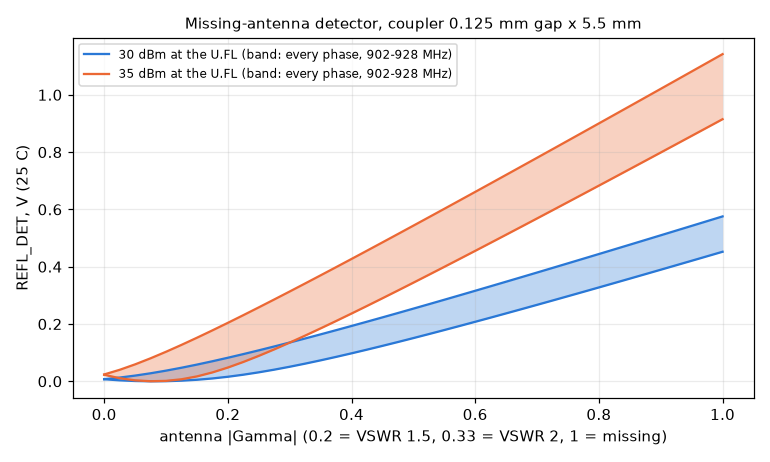

Write Python code to recreate this figure.
# -*- coding: utf-8 -*-
"""Missing-antenna detector: size the printed coupler on the 6-layer stack and predict REFL_DET.

Stack (src/pcb.py, JLC06161H-2116B): F.Cu (35 um, solder mask ~15 um, er 3.8) over 0.1164 mm of 2116
prepreg (er 4.16) to the solid In1 ground.  Cross-section (left to right):
    top ground pour | g_out | main ANT line 0.22 | s | coupled line w_c | g_out | top ground pour
The even/odd parameters come from a 2-D finite-difference Laplace solve of that cross-section (with
and without dielectric), checked against src/impedance.py's closed form for the plain 0.22 / 0.18 mm
line.  The coupler is then a 4-port (even/odd transmission lines) inside the actual terminations:
    main line: filter (50 ohm source) -> coupler -> U.FL (antenna, |Gamma| at every phase)
    coupled line: filter end -> 49.9 R to GND;  U.FL end -> BAT15-02EL -> REFL_DET (1 nF || 100 k)
The detector DC level is solved from the diode equation averaged over an RF cycle (peak detector
with a resistive load), at -40 / 25 / 85 C.

    tools/kd python3 sim/rf/coupler.py      # from products/mesh-radio; writes coupler.txt, coupler.png
"""
import math
import os
import sys

import numpy as np
import scipy.sparse as sp
import scipy.sparse.linalg as spla
from scipy.optimize import brentq
from scipy.special import i0e
import matplotlib
matplotlib.use('Agg')
import matplotlib.pyplot as plt   # noqa: E402

HERE = os.path.dirname(os.path.abspath(__file__))
sys.path.insert(0, HERE)
sys.path.insert(0, os.path.join(HERE, '..', '..', 'src'))
import rflib as R   # noqa: E402

EPS0 = 8.854e-12
C0 = 299792458.0
H, ER, T_CU = 0.1164, 4.16, 0.035          # mm
MASK_T, MASK_ER = 0.015, 3.8               # mm over copper; gaps filled to copper top + MASK_T (ASSUMED)
W_DRAWN, G_DRAWN = 0.22, 0.18             # the line as drawn (impedance.py)
W_MAIN, G_OUT = 0.17, 0.25                 # 50 ohm with 35 um copper and mask (this solver; see coupler.txt)
DX = 0.0025
F0 = 915e6
OUT = []


def out(s=''):
    OUT.append(s)
    print(s)


# ----------------------------------------------------------------------------- 2-D field solve
def cross_section(strips, dx=DX, top=1.0, pour=0.6):
    """strips: list of (x0, x1) for the signal strips (mm).  Ground pours lie outside
    [min(x0) - G_OUT, max(x1) + G_OUT].  Returns the Maxwell capacitance matrices (F/m)
    with dielectrics and in air."""
    xl = min(a for a, b in strips) - G_OUT
    xr = max(b for a, b in strips) + G_OUT
    X0, X1 = xl - pour, xr + pour
    nx = int(round((X1 - X0) / dx))
    ny = int(round(top / dx))
    xs = X0 + dx * np.arange(nx + 1)
    ys = dx * np.arange(ny + 1)
    j_sub = int(round(H / dx))
    j_cu = int(round((H + T_CU) / dx))
    j_mask = int(round((H + T_CU + MASK_T) / dx))
    cond = np.full((nx + 1, ny + 1), -1, dtype=int)      # -1 free, 0 ground, k>0 strip k
    cond[:, 0] = 0
    cond[:, -1] = 0
    cond[0, :] = 0
    cond[-1, :] = 0
    for i, x in enumerate(xs):
        if x <= xl + 1e-9 or x >= xr - 1e-9:
            cond[i, j_sub:j_cu + 1] = 0
        for k, (a, b) in enumerate(strips, 1):
            if a - 1e-9 <= x <= b + 1e-9:
                cond[i, j_sub:j_cu + 1] = k

    def solve(eps_cell):
        idx = -np.ones((nx + 1, ny + 1), dtype=int)
        free = cond < 0
        idx[free] = np.arange(free.sum())
        n = free.sum()
        rows, cols, vals = [], [], []
        nstrip = len(strips)
        rhs = np.zeros((n, nstrip))
        # edge coefficients
        ex = np.zeros((nx, ny + 1))            # between (i,j)-(i+1,j)
        ex[:, 1:-1] = 0.5 * (eps_cell[:, :-1] + eps_cell[:, 1:])
        ex[:, 0] = eps_cell[:, 0]
        ex[:, -1] = eps_cell[:, -1]
        ey = np.zeros((nx + 1, ny))            # between (i,j)-(i,j+1)
        ey[1:-1, :] = 0.5 * (eps_cell[:-1, :] + eps_cell[1:, :])
        ey[0, :] = eps_cell[0, :]
        ey[-1, :] = eps_cell[-1, :]
        diag = np.zeros(n)
        ii, jj = np.nonzero(free)
        nbrs = [((ii + 1, jj), ex[np.minimum(ii, nx - 1), jj]), ((ii - 1, jj), ex[np.maximum(ii - 1, 0), jj]),
                ((ii, jj + 1), ey[ii, np.minimum(jj, ny - 1)]), ((ii, jj - 1), ey[ii, np.maximum(jj - 1, 0)])]
        me = idx[ii, jj]
        for (ni, nj), coef in nbrs:
            diag += coef
            other = cond[ni, nj]
            isfree = other < 0
            rows.append(me[isfree])
            cols.append(idx[ni[isfree], nj[isfree]])
            vals.append(-coef[isfree])
            for k in range(1, nstrip + 1):
                m = other == k
                rhs[me[m], k - 1] += coef[m]
        A = sp.csr_matrix((np.concatenate(vals + [diag]), (np.concatenate(rows + [me]), np.concatenate(cols + [me]))),
                          shape=(n, n))
        lu = spla.splu(A.tocsc())
        Cm = np.zeros((nstrip, nstrip))
        for k in range(nstrip):
            phi = np.zeros((nx + 1, ny + 1))
            phi[cond == k + 1] = 1.0
            phi[free] = lu.solve(rhs[:, k])
            # charge on each strip = sum of flux out of its nodes into free/other nodes
            for q in range(nstrip):
                qi, qj = np.nonzero(cond == q + 1)
                tot = 0.0
                for (di, dj, e) in ((1, 0, ex), (-1, 0, ex), (0, 1, ey), (0, -1, ey)):
                    ni, nj = qi + di, qj + dj
                    ok = cond[ni, nj] != q + 1
                    ei = np.minimum(qi, ni)[ok] if di else qi[ok]
                    ej = np.minimum(qj, nj)[ok] if dj else qj[ok]
                    coef = e[ei, ej]
                    tot += np.sum(coef * (phi[qi[ok], qj[ok]] - phi[ni[ok], nj[ok]]))
                Cm[q, k] = EPS0 * tot
        return Cm

    eps = np.ones((nx, ny))
    yc = 0.5 * (ys[:-1] + ys[1:])
    eps[:, yc < H] = ER
    mask = (yc >= H) & (yc < (H + T_CU + MASK_T))
    eps[:, mask] = MASK_ER
    return solve(eps), solve(np.ones((nx, ny)))


def line_params(Cd, Ca):
    L = np.linalg.inv(Ca) / C0 ** 2
    return L, Cd


def single_line(w=W_MAIN, dx=DX):
    Cd, Ca = cross_section([(0, w)], dx=dx)
    eeff = Cd[0, 0] / Ca[0, 0]
    z = 1 / (C0 * math.sqrt(Cd[0, 0] * Ca[0, 0]))
    return z, eeff


def coupled(s, wc=None, dx=DX):
    wc = W_MAIN if wc is None else wc
    Cd, Ca = cross_section([(0, W_MAIN), (W_MAIN + s, W_MAIN + s + wc)], dx=dx)
    ce, co = Cd[0, 0] + Cd[0, 1], Cd[0, 0] - Cd[0, 1]
    ce0, co0 = Ca[0, 0] + Ca[0, 1], Ca[0, 0] - Ca[0, 1]
    ze = 1 / (C0 * math.sqrt(ce * ce0))
    zo = 1 / (C0 * math.sqrt(co * co0))
    return dict(ze=ze, zo=zo, ee=ce / ce0, eo=co / co0, k=(ze - zo) / (ze + zo), Cd=Cd, Ca=Ca)


# ----------------------------------------------------------------------------- coupler 4-port
def coupler_y(p, length_mm, f, loss_db_mm=0.005):
    """4x4 Y matrix (ports a1, a2, b1, b2) of a symmetric coupled pair from even/odd modes."""
    w = 2 * math.pi * f
    l = length_mm * 1e-3
    alpha = loss_db_mm * 1e3 / 8.686
    Ys = {}
    for m, z, e in (('e', p['ze'], p['ee']), ('o', p['zo'], p['eo'])):
        g = (alpha + 1j * w * math.sqrt(e) / C0) * l
        y11 = 1 / (z * np.tanh(g))
        y12 = -1 / (z * np.sinh(g))
        Ys[m] = np.array([[y11, y12], [y12, y11]])
    A = (Ys['e'] + Ys['o']) / 2
    Bm = (Ys['e'] - Ys['o']) / 2
    return np.block([[A, Bm], [Bm, A]])


def solve_ports(Y, src_v, z_src, loads):
    """Node voltages of the 4-port with a Thevenin source on a1 and admittance loads on a2, b1, b2."""
    Yt = Y.copy().astype(complex)
    Yt[0, 0] += 1 / z_src
    for k, y in loads.items():
        Yt[k, k] += y
    I = np.zeros(4, dtype=complex)
    I[0] = src_v / z_src
    return np.linalg.solve(Yt, I)


def sparams(Y, z0=50.0):
    Yt = Y + np.eye(4) / z0
    S = np.zeros((4, 4), dtype=complex)
    for k in range(4):
        I = np.zeros(4, dtype=complex)
        I[k] = 2 / z0
        V = np.linalg.solve(Yt, I)
        S[:, k] = V
    return S - np.eye(4)


# ----------------------------------------------------------------------------- detector
# BAT15-02EL: Infineon data sheet values used to set a diode equation (ASSUMED fit): VF ~0.32 V at 10 mA,
# ~0.23 V at 1 mA -> n 1.1, Is 1e-7 A at 25 C; Is ~ T^2 exp(-phi_b/(Vt)) with barrier 0.55 eV.
# Junction capacitance 0.26 pF; reverse voltage 4 V max.
DIODE = dict(n=1.1, is25=1e-7, phib=0.55, cj=0.26e-12, vr=4.0)
RL, CL = 100e3, 1e-9
DESIGNS = [(0.10, 5.5), (0.125, 5.5), (0.15, 5.5), (0.15, 8.0)]
CHOSEN = (0.125, 5.5)


def diode_is(tc):
    t = tc + 273.15
    t0 = 298.15
    vt = 8.617e-5 * t
    return DIODE['is25'] * (t / t0) ** 2 * math.exp(-DIODE['phib'] / vt + DIODE['phib'] / (8.617e-5 * t0))


def detector_vdc(vpk, tc):
    """DC at REFL_DET for an RF peak vpk (V) at the anode: mean diode current = V/RL."""
    t = tc + 273.15
    nvt = DIODE['n'] * 8.617e-5 * t
    isat = diode_is(tc)
    if vpk <= 0:
        return 0.0
    # mean of Is (exp((vpk sin - V)/nvt) - 1) over a cycle = Is (I0(vpk/nvt) exp(-V/nvt) - 1)
    f = lambda v: isat * (i0e(vpk / nvt) * math.exp(vpk / nvt - v / nvt) - 1) - v / RL
    return brentq(f, 0.0, vpk + 1.0)


def detector_zin(vpk, vdc):
    """Large-signal RF input resistance of a peak detector ~ RL/2 (plus Cj)."""
    return RL / 2


def main():
    global T_CU, MASK_T, G_OUT
    out('Mesh Radio v1 - missing-antenna detector coupler (sim/rf/coupler.py)')
    out('Stack: F.Cu %.3f mm + %.3f mm mask (er %.1f, ASSUMED) over %.4f mm 2116 (er %.2f) to In1; lines %.2f mm,'
        ' outer gap to the top pour %.2f mm.' % (T_CU, MASK_T, MASK_ER, H, ER, W_MAIN, G_OUT))
    from impedance import cpwg
    zc, ec = cpwg(W_DRAWN, G_DRAWN, H, ER)
    keep = (T_CU, MASK_T, G_OUT)
    T_CU, MASK_T, G_OUT = DX, 0.0, G_DRAWN
    zt, et = single_line(w=W_DRAWN)
    T_CU, MASK_T, G_OUT = keep
    out('Field-solver check: 0.22 mm line, 0.18 mm gaps, copper one grid cell thin and no mask: %.1f ohm (eeff %.2f);'
        % (zt, et))
    out('  impedance.py closed form for the same: %.1f ohm (eeff %.2f).  (The 2.5 um grid reads ~1 ohm low.)' % (zc, ec))
    out('The line with 35 um copper and mask (the real board):')
    for w, g in ((0.22, 0.18), (0.20, 0.18), (0.17, 0.25), (0.16, 0.18)):
        G_OUT = g
        z, e = single_line(w=w)
        out('   w %.2f mm, gap %.2f mm: %.1f ohm, eeff %.2f' % (w, g, z, e))
    G_OUT = keep[2]
    out('  -> the drawn 0.22 / 0.18 mm line is ~43-44 ohm, not 51.6 (copper side walls 0.18 mm from the pour, and the mask).')
    out('     0.17 / 0.25 mm is 50 ohm; the coupler below uses it for both lines.')
    out()
    out('Coupled pair, both lines %.2f mm, each with %.2f mm to the pour on its outer side:' % (W_MAIN, G_OUT))
    out('   gap s   Z0e    Z0o    eeff_e  eeff_o   k (dB)   Z0 = sqrt(Ze Zo)')
    pars = {}
    for s in (0.10, 0.125, 0.15, 0.20):
        p = coupled(s)
        pars[s] = p
        out('   %.3f  %5.1f  %5.1f   %.3f   %.3f   %6.1f   %5.1f' % (s, p['ze'], p['zo'], p['ee'], p['eo'],
                                                                    20 * math.log10(p['k']), math.sqrt(p['ze'] * p['zo'])))
    out()
    out('Coupler alone, 50 ohm on all ports, 915 MHz (coupling = reflected wave at the U.FL end -> diode end;')
    out('directivity = coupling minus the forward wave leaking to the same port):')
    out('   gap s  length   coupling  directivity')
    table = {}
    for s in (0.10, 0.125, 0.15, 0.20):
        for l in (5.0, 5.5, 6.0, 8.0, 10.0):
            S = sparams(coupler_y(pars[s], l, F0))
            # ports: 0 a1 (filter end, main), 1 a2 (U.FL end, main), 2 b1 (filter end, coupled), 3 b2 (U.FL end, coupled)
            cpl = -R.db20(S[3, 1])      # wave entering at the U.FL end (reflection) -> coupled U.FL end (diode)
            iso = -R.db20(S[3, 0])      # forward wave -> diode end
            table[(s, l)] = (cpl, iso - cpl)
            out('   %.2f   %4.1f mm   %6.1f dB    %5.1f dB' % (s, l, cpl, iso - cpl))
    # chosen design and detector levels
    out()
    out('Detector levels at REFL_DET (BAT15-02EL into 1 nF || 100 k; diode model ASSUMED, see DIODE), 902-928 MHz, the')
    out('antenna reflection at every phase.  Forward power = the conducted power at the U.FL; "missing" = |Gamma| 1 at the')
    out('U.FL; good antennas VSWR 1.5 (|Gamma| 0.2) and 2 (0.33).  Range = min..max over phase and band.')
    res = {}
    for s, l in DESIGNS:
        p = pars[s]
        out()
        cpl, d = (lambda S: (-R.db20(S[3, 1]), -R.db20(S[3, 0]) + R.db20(S[3, 1])))(sparams(coupler_y(p, l, F0)))
        out('  design: gap %.2f mm, length %.1f mm  (coupling %.1f dB, directivity %.1f dB at 915 MHz)' % (s, l, cpl, d))
        out('   P(U.FL)  antenna      -40 C          25 C          85 C        RF peak at anode   reverse peak')
        for pdbm in (30.0, 35.0, 36.0):
            for lab, gm in (('VSWR 1.5', 0.2), ('VSWR 2', 1 / 3), ('missing', 1.0)):
                vmin, vmax = 1e9, 0
                for f in (902e6, 915e6, 928e6):
                    Y = coupler_y(p, l, f)
                    for ph in np.linspace(0, 2 * np.pi, 72, endpoint=False):
                        g = gm * np.exp(1j * ph)
                        yl = (1 - g) / (50 * (1 + g)) if abs(1 + g) > 1e-9 else 1e9
                        zd = 1 / (1 / detector_zin(1, 1) + 1j * 2 * math.pi * f * DIODE['cj'])
                        # source: forward wave of pdbm (+ the loss of nothing: the coupler sits at the U.FL)
                        vs = 2 * math.sqrt(2 * 50 * R.dbm_to_w(pdbm))
                        V = solve_ports(Y, vs, 50.0, {1: yl, 2: 1 / 49.9, 3: 1 / zd})
                        # scale so the incident (forward) power at the U.FL is pdbm regardless of mismatch:
                        vpk = abs(V[3])
                        vmin, vmax = min(vmin, vpk), max(vmax, vpk)
                row = []
                for tc in (-40, 25, 85):
                    row.append((detector_vdc(vmin, tc), detector_vdc(vmax, tc)))
                res[(s, l, pdbm, lab)] = (vmin, vmax, row)
                out('   %4.0f dBm %-9s ' % (pdbm, lab) + '  '.join('%.2f-%.2f V' % r for r in row)
                    + '    %.2f-%.2f V      %.2f V' % (vmin, vmax, vmax + row[0][1]))
    out()
    out('Firmware threshold per power setting (it reads the reflected wave, so it scales with forward power).  Worst')
    out('case over -40..85 C, 902-928 MHz and every phase: the highest reading with a VSWR-2 antenna against the lowest')
    out('with the antenna missing.  "D 15 dB" repeats it with the directivity forced down to 15 dB (layout, U.FL).')
    thr = {}
    for s, l in DESIGNS:
        for pdbm in (30.0, 35.0):
            hi_good = max(r[1] for r in res[(s, l, pdbm, 'VSWR 2')][2])
            lo_miss = min(r[0] for r in res[(s, l, pdbm, 'missing')][2])
            # pessimistic directivity: extra forward leak at the diode, in phase with the worst case
            vmiss = 0.5 * (res[(s, l, pdbm, 'missing')][0] + res[(s, l, pdbm, 'missing')][1])
            leak = vmiss * 10 ** (-15 / 20)
            hi_p = max(detector_vdc(res[(s, l, pdbm, 'VSWR 2')][1] + leak, tc) for tc in (-40, 25, 85))
            lo_p = min(detector_vdc(max(res[(s, l, pdbm, 'missing')][0] - leak, 0), tc) for tc in (-40, 25, 85))
            t = math.sqrt(max(hi_good, 0.02) * lo_miss)
            thr[(s, l, pdbm)] = t
            out('   gap %.3f x %.1f mm, %2.0f dBm: VSWR-2 max %.2f V, missing min %.2f V -> threshold %.2f V (contrast %.1f dB);'
                ' D 15 dB: %.2f / %.2f V' % (s, l, pdbm, hi_good, lo_miss, t, 20 * math.log10(lo_miss / max(hi_good, 0.02)),
                                             hi_p, lo_p))
    out()
    out('Timing: 1 nF || 100 k decays with tau = 100 us; it charges through the diode (~1 k at these currents) in ~1 us.')
    out('The reading settles within ~0.3 ms of PA_EN; sample at 0.5-1 ms.  The nRF52840 SAADC (tacq 10-40 us) samples a')
    out('100 k source with < 1 LSB error at tacq 40 us (Nordic: 40 us allows up to 800 k).  100 k also keeps the detector')
    out('load ~50 k at RF, far above the ~50 ohm coupled line, so the coupled port stays terminated by the 49.9 R end.')
    with open(os.path.join(HERE, 'coupler.txt'), 'w') as fh:
        fh.write('\n'.join(OUT) + '\n')
    # plot: detector DC vs antenna |Gamma| for the chosen design at 25 C
    s, l = CHOSEN
    p = pars[s]
    fig, ax = plt.subplots(figsize=(7, 4.2))
    for pdbm, col in ((30.0, run_c(0)), (35.0, run_c(1))):
        gms = np.linspace(0.0, 1.0, 41)
        lo, hi = [], []
        for gm in gms:
            vv = []
            for f in (902e6, 915e6, 928e6):
                Y = coupler_y(p, l, f)
                for ph in np.linspace(0, 2 * np.pi, 36, endpoint=False):
                    g = gm * np.exp(1j * ph)
                    yl = (1 - g) / (50 * (1 + g)) if abs(1 + g) > 1e-9 else 1e9
                    zd = 1 / (1 / detector_zin(1, 1) + 1j * 2 * math.pi * f * DIODE['cj'])
                    vs = 2 * math.sqrt(2 * 50 * R.dbm_to_w(pdbm))
                    V = solve_ports(Y, vs, 50.0, {1: yl, 2: 1 / 49.9, 3: 1 / zd})
                    vv.append(detector_vdc(abs(V[3]), 25))
            lo.append(min(vv))
            hi.append(max(vv))
        ax.fill_between(gms, lo, hi, color=col, alpha=0.3, lw=0)
        ax.plot(gms, lo, color=col, lw=1.5, label='%.0f dBm at the U.FL (band: every phase, 902-928 MHz)' % pdbm)
        ax.plot(gms, hi, color=col, lw=1.5)
    ax.set_xlabel('antenna |Gamma| (0.2 = VSWR 1.5, 0.33 = VSWR 2, 1 = missing)')
    ax.set_ylabel('REFL_DET, V (25 C)')
    ax.set_title('Missing-antenna detector, coupler %.3f mm gap x %.1f mm' % (s, l), fontsize=10)
    ax.grid(alpha=0.25)
    ax.legend(fontsize=8)
    fig.tight_layout()
    fig.savefig(os.path.join(HERE, 'coupler.png'), dpi=110)
    plt.close(fig)


def run_c(i):
    return ['#2a78d6', '#eb6834'][i]


if __name__ == '__main__':
    main()
